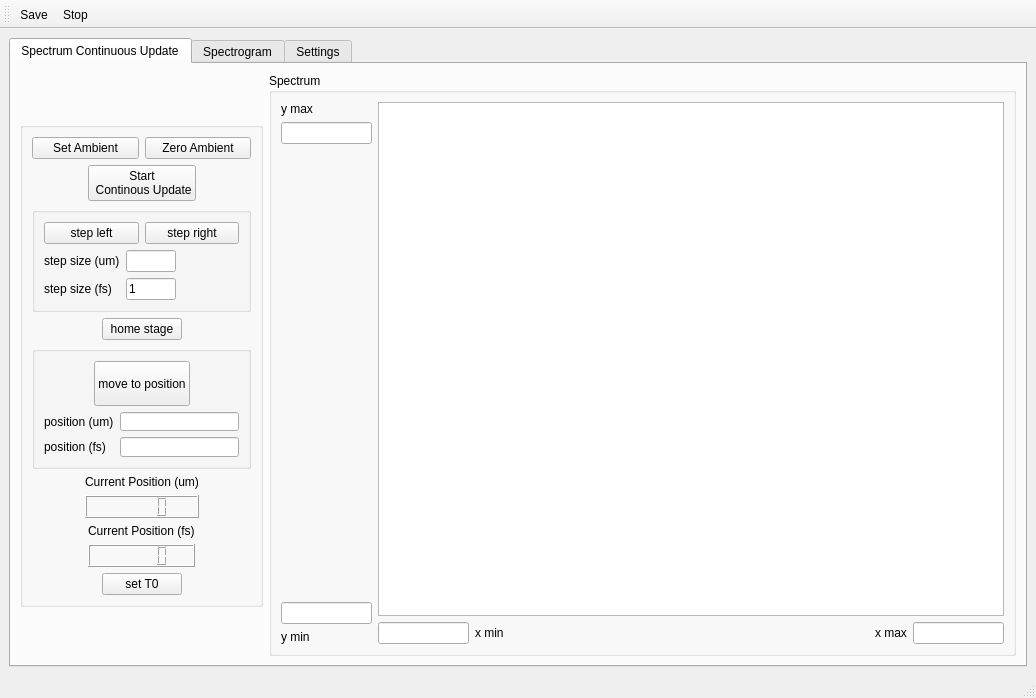
<?xml version="1.0" encoding="UTF-8"?>
<ui version="4.0">
 <class>MainWindow</class>
 <widget class="QMainWindow" name="MainWindow">
  <property name="geometry">
   <rect>
    <x>0</x>
    <y>0</y>
    <width>1036</width>
    <height>698</height>
   </rect>
  </property>
  <property name="minimumSize">
   <size>
    <width>0</width>
    <height>25</height>
   </size>
  </property>
  <property name="windowTitle">
   <string>MainWindow</string>
  </property>
  <widget class="QWidget" name="centralwidget">
   <layout class="QGridLayout" name="gridLayout_3">
    <item row="0" column="0">
     <widget class="QTabWidget" name="tabWidget">
      <property name="currentIndex">
       <number>0</number>
      </property>
      <widget class="QWidget" name="tab">
       <attribute name="title">
        <string>Spectrum Continuous Update</string>
       </attribute>
       <layout class="QGridLayout" name="gridLayout">
        <item row="0" column="0">
         <layout class="QHBoxLayout" name="horizontalLayout_16">
          <item>
           <layout class="QVBoxLayout" name="verticalLayout_13">
            <item>
             <spacer name="verticalSpacer_5">
              <property name="orientation">
               <enum>Qt::Vertical</enum>
              </property>
              <property name="sizeHint" stdset="0">
               <size>
                <width>20</width>
                <height>40</height>
               </size>
              </property>
             </spacer>
            </item>
            <item>
             <widget class="QGroupBox" name="groupBox_2">
              <property name="maximumSize">
               <size>
                <width>243</width>
                <height>485</height>
               </size>
              </property>
              <layout class="QVBoxLayout" name="verticalLayout_11">
               <item>
                <layout class="QHBoxLayout" name="horizontalLayout_33">
                 <item>
                  <widget class="QPushButton" name="btn_set_ambient">
                   <property name="text">
                    <string>Set Ambient</string>
                   </property>
                  </widget>
                 </item>
                 <item>
                  <widget class="QPushButton" name="btn_zero_ambient">
                   <property name="text">
                    <string>Zero Ambient</string>
                   </property>
                  </widget>
                 </item>
                </layout>
               </item>
               <item>
                <layout class="QHBoxLayout" name="horizontalLayout_2">
                 <item>
                  <spacer name="horizontalSpacer_3">
                   <property name="orientation">
                    <enum>Qt::Horizontal</enum>
                   </property>
                   <property name="sizeHint" stdset="0">
                    <size>
                     <width>40</width>
                     <height>20</height>
                    </size>
                   </property>
                  </spacer>
                 </item>
                 <item>
                  <widget class="QPushButton" name="btn_start_cnt_update">
                   <property name="text">
                    <string>Start 
 Continous Update</string>
                   </property>
                  </widget>
                 </item>
                 <item>
                  <spacer name="horizontalSpacer_4">
                   <property name="orientation">
                    <enum>Qt::Horizontal</enum>
                   </property>
                   <property name="sizeHint" stdset="0">
                    <size>
                     <width>40</width>
                     <height>20</height>
                    </size>
                   </property>
                  </spacer>
                 </item>
                </layout>
               </item>
               <item>
                <widget class="QGroupBox" name="groupBox_3">
                 <layout class="QVBoxLayout" name="verticalLayout">
                  <item>
                   <layout class="QHBoxLayout" name="horizontalLayout_4">
                    <item>
                     <widget class="QPushButton" name="btn_step_left">
                      <property name="text">
                       <string>step left</string>
                      </property>
                     </widget>
                    </item>
                    <item>
                     <widget class="QPushButton" name="btn_step_right">
                      <property name="text">
                       <string>step right</string>
                      </property>
                     </widget>
                    </item>
                   </layout>
                  </item>
                  <item>
                   <layout class="QFormLayout" name="formLayout">
                    <item row="0" column="0">
                     <widget class="QLabel" name="label">
                      <property name="text">
                       <string>step size (um)</string>
                      </property>
                     </widget>
                    </item>
                    <item row="0" column="1">
                     <widget class="QLineEdit" name="le_step_size_um">
                      <property name="maximumSize">
                       <size>
                        <width>50</width>
                        <height>16777215</height>
                       </size>
                      </property>
                      <property name="text">
                       <string/>
                      </property>
                     </widget>
                    </item>
                    <item row="1" column="0">
                     <widget class="QLabel" name="label_2">
                      <property name="text">
                       <string>step size (fs)</string>
                      </property>
                     </widget>
                    </item>
                    <item row="1" column="1">
                     <widget class="QLineEdit" name="le_step_size_fs">
                      <property name="maximumSize">
                       <size>
                        <width>50</width>
                        <height>16777215</height>
                       </size>
                      </property>
                      <property name="text">
                       <string>1</string>
                      </property>
                     </widget>
                    </item>
                   </layout>
                  </item>
                 </layout>
                </widget>
               </item>
               <item>
                <layout class="QHBoxLayout" name="horizontalLayout_5">
                 <item>
                  <spacer name="horizontalSpacer_5">
                   <property name="orientation">
                    <enum>Qt::Horizontal</enum>
                   </property>
                   <property name="sizeHint" stdset="0">
                    <size>
                     <width>40</width>
                     <height>20</height>
                    </size>
                   </property>
                  </spacer>
                 </item>
                 <item>
                  <widget class="QPushButton" name="btn_home_stage">
                   <property name="text">
                    <string>home stage</string>
                   </property>
                  </widget>
                 </item>
                 <item>
                  <spacer name="horizontalSpacer_6">
                   <property name="orientation">
                    <enum>Qt::Horizontal</enum>
                   </property>
                   <property name="sizeHint" stdset="0">
                    <size>
                     <width>40</width>
                     <height>20</height>
                    </size>
                   </property>
                  </spacer>
                 </item>
                </layout>
               </item>
               <item>
                <widget class="QGroupBox" name="groupBox_4">
                 <layout class="QVBoxLayout" name="verticalLayout_4">
                  <item>
                   <layout class="QHBoxLayout" name="horizontalLayout_12">
                    <item>
                     <spacer name="horizontalSpacer_13">
                      <property name="orientation">
                       <enum>Qt::Horizontal</enum>
                      </property>
                      <property name="sizeHint" stdset="0">
                       <size>
                        <width>40</width>
                        <height>20</height>
                       </size>
                      </property>
                     </spacer>
                    </item>
                    <item>
                     <widget class="QPushButton" name="btn_move_to_pos">
                      <property name="minimumSize">
                       <size>
                        <width>0</width>
                        <height>45</height>
                       </size>
                      </property>
                      <property name="text">
                       <string>move to position</string>
                      </property>
                     </widget>
                    </item>
                    <item>
                     <spacer name="horizontalSpacer_14">
                      <property name="orientation">
                       <enum>Qt::Horizontal</enum>
                      </property>
                      <property name="sizeHint" stdset="0">
                       <size>
                        <width>40</width>
                        <height>20</height>
                       </size>
                      </property>
                     </spacer>
                    </item>
                   </layout>
                  </item>
                  <item>
                   <layout class="QFormLayout" name="formLayout_2">
                    <item row="0" column="0">
                     <widget class="QLabel" name="label_3">
                      <property name="text">
                       <string>position (um)</string>
                      </property>
                     </widget>
                    </item>
                    <item row="0" column="1">
                     <widget class="QLineEdit" name="le_pos_um"/>
                    </item>
                    <item row="1" column="0">
                     <widget class="QLabel" name="label_4">
                      <property name="text">
                       <string>position (fs)</string>
                      </property>
                     </widget>
                    </item>
                    <item row="1" column="1">
                     <widget class="QLineEdit" name="le_pos_fs"/>
                    </item>
                   </layout>
                  </item>
                 </layout>
                </widget>
               </item>
               <item>
                <layout class="QHBoxLayout" name="horizontalLayout_10">
                 <item>
                  <spacer name="horizontalSpacer_9">
                   <property name="orientation">
                    <enum>Qt::Horizontal</enum>
                   </property>
                   <property name="sizeHint" stdset="0">
                    <size>
                     <width>40</width>
                     <height>20</height>
                    </size>
                   </property>
                  </spacer>
                 </item>
                 <item>
                  <layout class="QVBoxLayout" name="verticalLayout_5">
                   <item>
                    <widget class="QLabel" name="label_17">
                     <property name="text">
                      <string>Current Position (um)</string>
                     </property>
                    </widget>
                   </item>
                   <item>
                    <widget class="QLCDNumber" name="lcd_cnt_update_current_pos_um"/>
                   </item>
                  </layout>
                 </item>
                 <item>
                  <spacer name="horizontalSpacer_10">
                   <property name="orientation">
                    <enum>Qt::Horizontal</enum>
                   </property>
                   <property name="sizeHint" stdset="0">
                    <size>
                     <width>40</width>
                     <height>20</height>
                    </size>
                   </property>
                  </spacer>
                 </item>
                </layout>
               </item>
               <item>
                <layout class="QHBoxLayout" name="horizontalLayout_15">
                 <item>
                  <spacer name="horizontalSpacer_17">
                   <property name="orientation">
                    <enum>Qt::Horizontal</enum>
                   </property>
                   <property name="sizeHint" stdset="0">
                    <size>
                     <width>40</width>
                     <height>20</height>
                    </size>
                   </property>
                  </spacer>
                 </item>
                 <item>
                  <layout class="QVBoxLayout" name="verticalLayout_6">
                   <item>
                    <widget class="QLabel" name="label_19">
                     <property name="text">
                      <string>Current Position (fs)</string>
                     </property>
                    </widget>
                   </item>
                   <item>
                    <widget class="QLCDNumber" name="lcd_cnt_update_current_pos_fs"/>
                   </item>
                  </layout>
                 </item>
                 <item>
                  <spacer name="horizontalSpacer_18">
                   <property name="orientation">
                    <enum>Qt::Horizontal</enum>
                   </property>
                   <property name="sizeHint" stdset="0">
                    <size>
                     <width>40</width>
                     <height>20</height>
                    </size>
                   </property>
                  </spacer>
                 </item>
                </layout>
               </item>
               <item>
                <layout class="QHBoxLayout" name="horizontalLayout_14">
                 <item>
                  <spacer name="horizontalSpacer_15">
                   <property name="orientation">
                    <enum>Qt::Horizontal</enum>
                   </property>
                   <property name="sizeHint" stdset="0">
                    <size>
                     <width>40</width>
                     <height>20</height>
                    </size>
                   </property>
                  </spacer>
                 </item>
                 <item>
                  <widget class="QPushButton" name="btn_set_T0">
                   <property name="text">
                    <string>set T0</string>
                   </property>
                  </widget>
                 </item>
                 <item>
                  <spacer name="horizontalSpacer_16">
                   <property name="orientation">
                    <enum>Qt::Horizontal</enum>
                   </property>
                   <property name="sizeHint" stdset="0">
                    <size>
                     <width>40</width>
                     <height>20</height>
                    </size>
                   </property>
                  </spacer>
                 </item>
                </layout>
               </item>
              </layout>
             </widget>
            </item>
            <item>
             <spacer name="verticalSpacer_6">
              <property name="orientation">
               <enum>Qt::Vertical</enum>
              </property>
              <property name="sizeHint" stdset="0">
               <size>
                <width>20</width>
                <height>40</height>
               </size>
              </property>
             </spacer>
            </item>
           </layout>
          </item>
          <item>
           <widget class="QGroupBox" name="groupBox">
            <property name="title">
             <string>Spectrum</string>
            </property>
            <layout class="QHBoxLayout" name="horizontalLayout_6">
             <item>
              <layout class="QVBoxLayout" name="verticalLayout_7">
               <item>
                <widget class="QLabel" name="label_5">
                 <property name="text">
                  <string>y max</string>
                 </property>
                </widget>
               </item>
               <item>
                <widget class="QLineEdit" name="le_cont_upd_ymax">
                 <property name="maximumSize">
                  <size>
                   <width>91</width>
                   <height>16777215</height>
                  </size>
                 </property>
                </widget>
               </item>
               <item>
                <spacer name="verticalSpacer">
                 <property name="orientation">
                  <enum>Qt::Vertical</enum>
                 </property>
                 <property name="sizeHint" stdset="0">
                  <size>
                   <width>20</width>
                   <height>40</height>
                  </size>
                 </property>
                </spacer>
               </item>
               <item>
                <widget class="QLineEdit" name="le_cont_upd_ymin">
                 <property name="maximumSize">
                  <size>
                   <width>91</width>
                   <height>16777215</height>
                  </size>
                 </property>
                </widget>
               </item>
               <item>
                <widget class="QLabel" name="label_6">
                 <property name="text">
                  <string>y min</string>
                 </property>
                </widget>
               </item>
              </layout>
             </item>
             <item>
              <layout class="QVBoxLayout" name="verticalLayout_2">
               <item>
                <widget class="PlotWidget" name="gv_cont_upd_spec">
                 <property name="minimumSize">
                  <size>
                   <width>620</width>
                   <height>439</height>
                  </size>
                 </property>
                </widget>
               </item>
               <item>
                <layout class="QHBoxLayout" name="horizontalLayout">
                 <item>
                  <widget class="QLineEdit" name="le_cont_upd_xmin">
                   <property name="maximumSize">
                    <size>
                     <width>91</width>
                     <height>16777215</height>
                    </size>
                   </property>
                  </widget>
                 </item>
                 <item>
                  <widget class="QLabel" name="label_8">
                   <property name="text">
                    <string>x min</string>
                   </property>
                  </widget>
                 </item>
                 <item>
                  <spacer name="horizontalSpacer">
                   <property name="orientation">
                    <enum>Qt::Horizontal</enum>
                   </property>
                   <property name="sizeHint" stdset="0">
                    <size>
                     <width>40</width>
                     <height>20</height>
                    </size>
                   </property>
                  </spacer>
                 </item>
                 <item>
                  <widget class="QLabel" name="label_7">
                   <property name="text">
                    <string>x max</string>
                   </property>
                  </widget>
                 </item>
                 <item>
                  <widget class="QLineEdit" name="le_cont_upd_xmax">
                   <property name="maximumSize">
                    <size>
                     <width>91</width>
                     <height>16777215</height>
                    </size>
                   </property>
                  </widget>
                 </item>
                </layout>
               </item>
              </layout>
             </item>
            </layout>
           </widget>
          </item>
         </layout>
        </item>
       </layout>
      </widget>
      <widget class="QWidget" name="tab_2">
       <attribute name="title">
        <string>Spectrogram</string>
       </attribute>
       <layout class="QGridLayout" name="gridLayout_2">
        <item row="0" column="0">
         <layout class="QHBoxLayout" name="horizontalLayout_17">
          <item>
           <layout class="QVBoxLayout" name="verticalLayout_14">
            <item>
             <spacer name="verticalSpacer_3">
              <property name="orientation">
               <enum>Qt::Vertical</enum>
              </property>
              <property name="sizeHint" stdset="0">
               <size>
                <width>20</width>
                <height>40</height>
               </size>
              </property>
             </spacer>
            </item>
            <item>
             <widget class="QGroupBox" name="groupBox_5">
              <property name="maximumSize">
               <size>
                <width>232</width>
                <height>287</height>
               </size>
              </property>
              <layout class="QVBoxLayout" name="verticalLayout_12">
               <item>
                <layout class="QHBoxLayout" name="horizontalLayout_9">
                 <item>
                  <spacer name="horizontalSpacer_8">
                   <property name="orientation">
                    <enum>Qt::Horizontal</enum>
                   </property>
                   <property name="sizeHint" stdset="0">
                    <size>
                     <width>37</width>
                     <height>17</height>
                    </size>
                   </property>
                  </spacer>
                 </item>
                 <item>
                  <widget class="QPushButton" name="btn_collect_spectrogram">
                   <property name="minimumSize">
                    <size>
                     <width>91</width>
                     <height>51</height>
                    </size>
                   </property>
                   <property name="text">
                    <string>Collect 
 Spectrogram</string>
                   </property>
                  </widget>
                 </item>
                 <item>
                  <spacer name="horizontalSpacer_7">
                   <property name="orientation">
                    <enum>Qt::Horizontal</enum>
                   </property>
                   <property name="sizeHint" stdset="0">
                    <size>
                     <width>40</width>
                     <height>20</height>
                    </size>
                   </property>
                  </spacer>
                 </item>
                </layout>
               </item>
               <item>
                <layout class="QFormLayout" name="formLayout_5">
                 <item row="0" column="0">
                  <widget class="QLabel" name="label_21">
                   <property name="text">
                    <string>step size (um)</string>
                   </property>
                  </widget>
                 </item>
                 <item row="0" column="1">
                  <widget class="QLineEdit" name="le_tab2_step_size_um">
                   <property name="maximumSize">
                    <size>
                     <width>50</width>
                     <height>16777215</height>
                    </size>
                   </property>
                   <property name="text">
                    <string/>
                   </property>
                  </widget>
                 </item>
                 <item row="1" column="0">
                  <widget class="QLabel" name="label_22">
                   <property name="text">
                    <string>step size (fs)</string>
                   </property>
                  </widget>
                 </item>
                 <item row="1" column="1">
                  <widget class="QLineEdit" name="le_tab2_step_size_fs">
                   <property name="maximumSize">
                    <size>
                     <width>50</width>
                     <height>16777215</height>
                    </size>
                   </property>
                   <property name="text">
                    <string>2</string>
                   </property>
                  </widget>
                 </item>
                </layout>
               </item>
               <item>
                <layout class="QHBoxLayout" name="horizontalLayout_8">
                 <item>
                  <layout class="QFormLayout" name="formLayout_4">
                   <item row="0" column="0">
                    <widget class="QLabel" name="label_13">
                     <property name="text">
                      <string>start (um)</string>
                     </property>
                    </widget>
                   </item>
                   <item row="0" column="1">
                    <widget class="QLineEdit" name="le_start_um">
                     <property name="maximumSize">
                      <size>
                       <width>50</width>
                       <height>16777215</height>
                      </size>
                     </property>
                    </widget>
                   </item>
                   <item row="1" column="0">
                    <widget class="QLabel" name="label_14">
                     <property name="text">
                      <string>start (fs)</string>
                     </property>
                    </widget>
                   </item>
                   <item row="1" column="1">
                    <widget class="QLineEdit" name="le_start_fs">
                     <property name="maximumSize">
                      <size>
                       <width>50</width>
                       <height>16777215</height>
                      </size>
                     </property>
                     <property name="text">
                      <string>-100</string>
                     </property>
                    </widget>
                   </item>
                  </layout>
                 </item>
                 <item>
                  <layout class="QFormLayout" name="formLayout_3">
                   <item row="0" column="0">
                    <widget class="QLabel" name="label_15">
                     <property name="text">
                      <string>end(um)</string>
                     </property>
                    </widget>
                   </item>
                   <item row="0" column="1">
                    <widget class="QLineEdit" name="le_end_um">
                     <property name="maximumSize">
                      <size>
                       <width>50</width>
                       <height>16777215</height>
                      </size>
                     </property>
                    </widget>
                   </item>
                   <item row="1" column="0">
                    <widget class="QLabel" name="label_16">
                     <property name="text">
                      <string>end(fs)</string>
                     </property>
                    </widget>
                   </item>
                   <item row="1" column="1">
                    <widget class="QLineEdit" name="le_end_fs">
                     <property name="maximumSize">
                      <size>
                       <width>50</width>
                       <height>16777215</height>
                      </size>
                     </property>
                     <property name="text">
                      <string>100</string>
                     </property>
                    </widget>
                   </item>
                  </layout>
                 </item>
                </layout>
               </item>
               <item>
                <layout class="QHBoxLayout" name="horizontalLayout_11">
                 <item>
                  <spacer name="horizontalSpacer_11">
                   <property name="orientation">
                    <enum>Qt::Horizontal</enum>
                   </property>
                   <property name="sizeHint" stdset="0">
                    <size>
                     <width>40</width>
                     <height>20</height>
                    </size>
                   </property>
                  </spacer>
                 </item>
                 <item>
                  <layout class="QVBoxLayout" name="verticalLayout_9">
                   <item>
                    <widget class="QLabel" name="label_18">
                     <property name="text">
                      <string>Current Position (um)</string>
                     </property>
                    </widget>
                   </item>
                   <item>
                    <widget class="QLCDNumber" name="lcd_tab2_current_pos_um"/>
                   </item>
                  </layout>
                 </item>
                 <item>
                  <spacer name="horizontalSpacer_12">
                   <property name="orientation">
                    <enum>Qt::Horizontal</enum>
                   </property>
                   <property name="sizeHint" stdset="0">
                    <size>
                     <width>40</width>
                     <height>20</height>
                    </size>
                   </property>
                  </spacer>
                 </item>
                </layout>
               </item>
               <item>
                <layout class="QHBoxLayout" name="horizontalLayout_13">
                 <item>
                  <spacer name="horizontalSpacer_19">
                   <property name="orientation">
                    <enum>Qt::Horizontal</enum>
                   </property>
                   <property name="sizeHint" stdset="0">
                    <size>
                     <width>40</width>
                     <height>20</height>
                    </size>
                   </property>
                  </spacer>
                 </item>
                 <item>
                  <layout class="QVBoxLayout" name="verticalLayout_10">
                   <item>
                    <widget class="QLabel" name="label_20">
                     <property name="text">
                      <string>Current Position (fs)</string>
                     </property>
                    </widget>
                   </item>
                   <item>
                    <widget class="QLCDNumber" name="lcd_tab2_current_pos_fs"/>
                   </item>
                  </layout>
                 </item>
                 <item>
                  <spacer name="horizontalSpacer_20">
                   <property name="orientation">
                    <enum>Qt::Horizontal</enum>
                   </property>
                   <property name="sizeHint" stdset="0">
                    <size>
                     <width>40</width>
                     <height>20</height>
                    </size>
                   </property>
                  </spacer>
                 </item>
                </layout>
               </item>
              </layout>
             </widget>
            </item>
            <item>
             <spacer name="verticalSpacer_4">
              <property name="orientation">
               <enum>Qt::Vertical</enum>
              </property>
              <property name="sizeHint" stdset="0">
               <size>
                <width>20</width>
                <height>40</height>
               </size>
              </property>
             </spacer>
            </item>
           </layout>
          </item>
          <item>
           <widget class="QGroupBox" name="groupBox">
            <property name="title">
             <string>Spectrogram</string>
            </property>
            <layout class="QHBoxLayout" name="horizontalLayout_7">
             <item>
              <layout class="QVBoxLayout" name="verticalLayout_8">
               <item>
                <widget class="QLabel" name="label_9">
                 <property name="text">
                  <string>y max</string>
                 </property>
                </widget>
               </item>
               <item>
                <widget class="QLineEdit" name="le_spectrogram_ymax">
                 <property name="maximumSize">
                  <size>
                   <width>91</width>
                   <height>16777215</height>
                  </size>
                 </property>
                </widget>
               </item>
               <item>
                <spacer name="verticalSpacer_2">
                 <property name="orientation">
                  <enum>Qt::Vertical</enum>
                 </property>
                 <property name="sizeHint" stdset="0">
                  <size>
                   <width>20</width>
                   <height>40</height>
                  </size>
                 </property>
                </spacer>
               </item>
               <item>
                <widget class="QLineEdit" name="le_spectrogram_ymin">
                 <property name="maximumSize">
                  <size>
                   <width>91</width>
                   <height>16777215</height>
                  </size>
                 </property>
                </widget>
               </item>
               <item>
                <widget class="QLabel" name="label_10">
                 <property name="text">
                  <string>y min</string>
                 </property>
                </widget>
               </item>
              </layout>
             </item>
             <item>
              <layout class="QVBoxLayout" name="verticalLayout_3">
               <item>
                <widget class="ImageWithAxisWidget" name="gv_Spectrogram">
                 <property name="minimumSize">
                  <size>
                   <width>620</width>
                   <height>439</height>
                  </size>
                 </property>
                </widget>
               </item>
               <item>
                <layout class="QHBoxLayout" name="horizontalLayout_3">
                 <item>
                  <widget class="QLineEdit" name="le_spectrogram_xmin">
                   <property name="maximumSize">
                    <size>
                     <width>91</width>
                     <height>16777215</height>
                    </size>
                   </property>
                  </widget>
                 </item>
                 <item>
                  <widget class="QLabel" name="label_11">
                   <property name="text">
                    <string>x min</string>
                   </property>
                  </widget>
                 </item>
                 <item>
                  <spacer name="horizontalSpacer_2">
                   <property name="orientation">
                    <enum>Qt::Horizontal</enum>
                   </property>
                   <property name="sizeHint" stdset="0">
                    <size>
                     <width>40</width>
                     <height>20</height>
                    </size>
                   </property>
                  </spacer>
                 </item>
                 <item>
                  <widget class="QLabel" name="label_12">
                   <property name="text">
                    <string>x max</string>
                   </property>
                  </widget>
                 </item>
                 <item>
                  <widget class="QLineEdit" name="le_spectrogram_xmax">
                   <property name="maximumSize">
                    <size>
                     <width>91</width>
                     <height>16777215</height>
                    </size>
                   </property>
                  </widget>
                 </item>
                </layout>
               </item>
              </layout>
             </item>
            </layout>
           </widget>
          </item>
         </layout>
        </item>
       </layout>
      </widget>
      <widget class="QWidget" name="tab_3">
       <attribute name="title">
        <string>Settings</string>
       </attribute>
       <layout class="QGridLayout" name="gridLayout_5">
        <item row="0" column="0">
         <widget class="QTableWidget" name="tableWidget">
          <row>
           <property name="text">
            <string>Integration Time</string>
           </property>
          </row>
          <column>
           <property name="text">
            <string>Setting</string>
           </property>
          </column>
          <column>
           <property name="text">
            <string>Lower Limit</string>
           </property>
          </column>
          <column>
           <property name="text">
            <string>Upper Limit</string>
           </property>
          </column>
          <column>
           <property name="text">
            <string>Units</string>
           </property>
          </column>
          <item row="0" column="0">
           <property name="text">
            <string>30</string>
           </property>
          </item>
          <item row="0" column="1">
           <property name="text">
            <string/>
           </property>
          </item>
          <item row="0" column="2">
           <property name="text">
            <string/>
           </property>
          </item>
          <item row="0" column="3">
           <property name="text">
            <string>ms</string>
           </property>
          </item>
         </widget>
        </item>
       </layout>
      </widget>
     </widget>
    </item>
   </layout>
  </widget>
  <widget class="QStatusBar" name="statusBar"/>
  <widget class="QToolBar" name="toolBar">
   <property name="windowTitle">
    <string>toolBar</string>
   </property>
   <attribute name="toolBarArea">
    <enum>TopToolBarArea</enum>
   </attribute>
   <attribute name="toolBarBreak">
    <bool>false</bool>
   </attribute>
   <addaction name="actionSave"/>
   <addaction name="actionStop"/>
  </widget>
  <action name="actionOpen">
   <property name="icon">
    <iconset>
     <normaloff>:/Open/open_icon.png</normaloff>:/Open/open_icon.png</iconset>
   </property>
   <property name="text">
    <string>Open</string>
   </property>
  </action>
  <action name="actionSave">
   <property name="icon">
    <iconset resource="QRC_file.qrc">
     <normaloff>:/Save/save_icon.jpg</normaloff>:/Save/save_icon.jpg</iconset>
   </property>
   <property name="text">
    <string>Save</string>
   </property>
  </action>
  <action name="actionStop">
   <property name="icon">
    <iconset resource="QRC_file.qrc">
     <normaloff>:/Stop/stop_icon.jpg</normaloff>:/Stop/stop_icon.jpg</iconset>
   </property>
   <property name="text">
    <string>Stop</string>
   </property>
  </action>
 </widget>
 <customwidgets>
  <customwidget>
   <class>PlotWidget</class>
   <extends>QGraphicsView</extends>
   <header>PlotAndTableFunctions</header>
  </customwidget>
  <customwidget>
   <class>ImageWithAxisWidget</class>
   <extends>QGraphicsView</extends>
   <header>PlotAndTableFunctions.h</header>
  </customwidget>
 </customwidgets>
 <resources>
  <include location="QRC_file.qrc"/>
 </resources>
 <connections/>
</ui>
